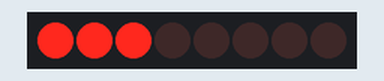
The sketch below on a simulated Arduino Uno, built with avr-gcc and run on an emulated ATmega328P. Shown: 8 shift-register outputs drawn as a row of LEDs (first output left, lit = HIGH). Wiring (inferred from the names in the program): shift register (74HC595): data pin 2; shift clock pin 3; latch pin 4. Wiring (inferred from the signals the program sends): row of LEDs: on Q0, Q1, Q2, Q3, Q4, Q5, Q6, Q7. Random numbers use the default seed unless the sketch sets one.

Above: at 0.1 s.
At 8.73 s:
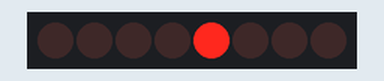
At 13.1 s:
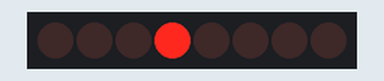
At 20.18 s:
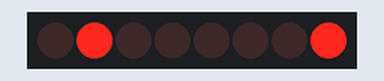
At 26.41 s:
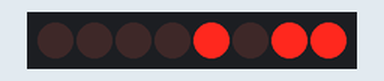
At 38.92 s:
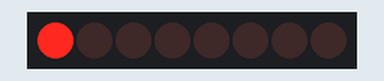
Timing chart, 0 to 40.0 s (numbered marks = the images above):
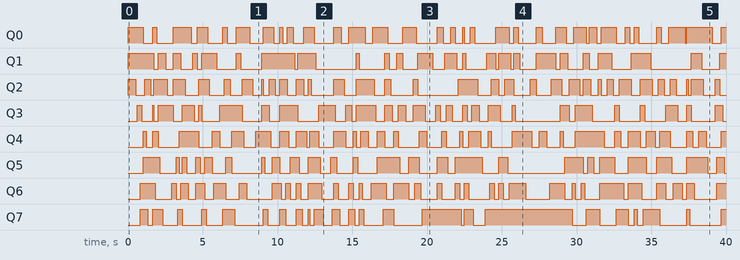

The sketch:

wk6.ino
```cpp
//void changeLED(int led, int state);
int data = 2;
int clock = 3;
int latch = 4;

//Used for single LED manipulation
int ledState = 0;
const int ON = HIGH;
const int OFF = LOW;

int num = 8; //global number of LEDs for loops to access
int leds[8] = {0, 1, 2, 3, 4, 5, 6, 7}; //array of LEDs for ref


void setup()
{
  pinMode(data, OUTPUT);
  pinMode(clock, OUTPUT);
  pinMode(latch, OUTPUT);
}


void loop()
{ //randomly generate 8 numbers between 0 and 1 that will be stored in the leds array
  for(int i = 0; i < num; i++){
    leds[i] = random(0,2);
  }
  int delayTime = 100; //time that lights will be on

  //int numOn = random(num); //randomly generate a number between 0 and 8 every time loop() is called

  for(int i = 0; i<num; i++){ // go through the leds[] array and light up the randomly generated light pattern
    if(leds[i]){ //if led[i] is 1, turn it on
      changeLED(i,ON);
    } else {  //otherwise, turn it off.
      changeLED(i, OFF);
    delay(delayTime);
  }

}
}

//Functions from tutorial

//These are used in the bitwise math that we use to change individual LEDs
//For more details http://en.wikipedia.org/wiki/Bitwise_operation
int bits[] = {B00000001, B00000010, B00000100, B00001000, B00010000, B00100000, B01000000, B10000000};
int masks[] = {B11111110, B11111101, B11111011, B11110111, B11101111, B11011111, B10111111, B01111111};

/*
 * changeLED(int led, int state) - changes an individual LED
 * LEDs are 0 to 7 and state is either 0 - OFF or 1 - ON
 */
 void changeLED(int led, int state){
   ledState = ledState & masks[led];  //clears ledState of the bit we are addressing
   if(state == ON){ledState = ledState | bits[led];} //if the bit is on we will add it to ledState
   updateLEDs(ledState);              //send the new LED state to the shift register
 }

/*
 * updateLEDs() - sends the LED states set in ledStates to the 74HC595
 * sequence
 */
void updateLEDs(int value){
  digitalWrite(latch, LOW);     //Pulls the chips latch low
  shiftOut(data, clock, MSBFIRST, value); //Shifts out the 8 bits to the shift register
  digitalWrite(latch, HIGH);   //Pulls the latch high displaying the data
}
```

Measured:
- by itself, Q0: LOW → HIGH at 0.00 s, → LOW 1.0 s later, → HIGH 0.63 s later, → LOW 0.27 s later, … (61 changes in this stretch)
- by itself, Q1: LOW → HIGH at 0.00 s, → LOW 1.7 s later, → HIGH 0.30 s later, → LOW 0.50 s later, … (47 changes in this stretch)
- by itself, Q2: LOW → HIGH at 0.00 s, → LOW 0.50 s later, → HIGH 0.60 s later, → LOW 0.40 s later, … (64 changes in this stretch)
- by itself, Q4: LOW → HIGH at 1.0 s, → LOW 0.20 s later, → HIGH 0.43 s later, → LOW 0.37 s later, … (59 changes in this stretch)
- by itself, Q5: LOW → HIGH at 1.0 s, → LOW 1.1 s later, → HIGH 1.1 s later, → LOW 0.20 s later, … (48 changes in this stretch)
- by itself, Q6: LOW → HIGH at 0.80 s, → LOW 1.0 s later, → HIGH 1.1 s later, → LOW 0.30 s later, … (61 changes in this stretch)
- by itself, Q7: LOW → HIGH at 0.80 s, → LOW 0.50 s later, → HIGH 0.33 s later, → LOW 0.67 s later, … (45 changes in this stretch)
